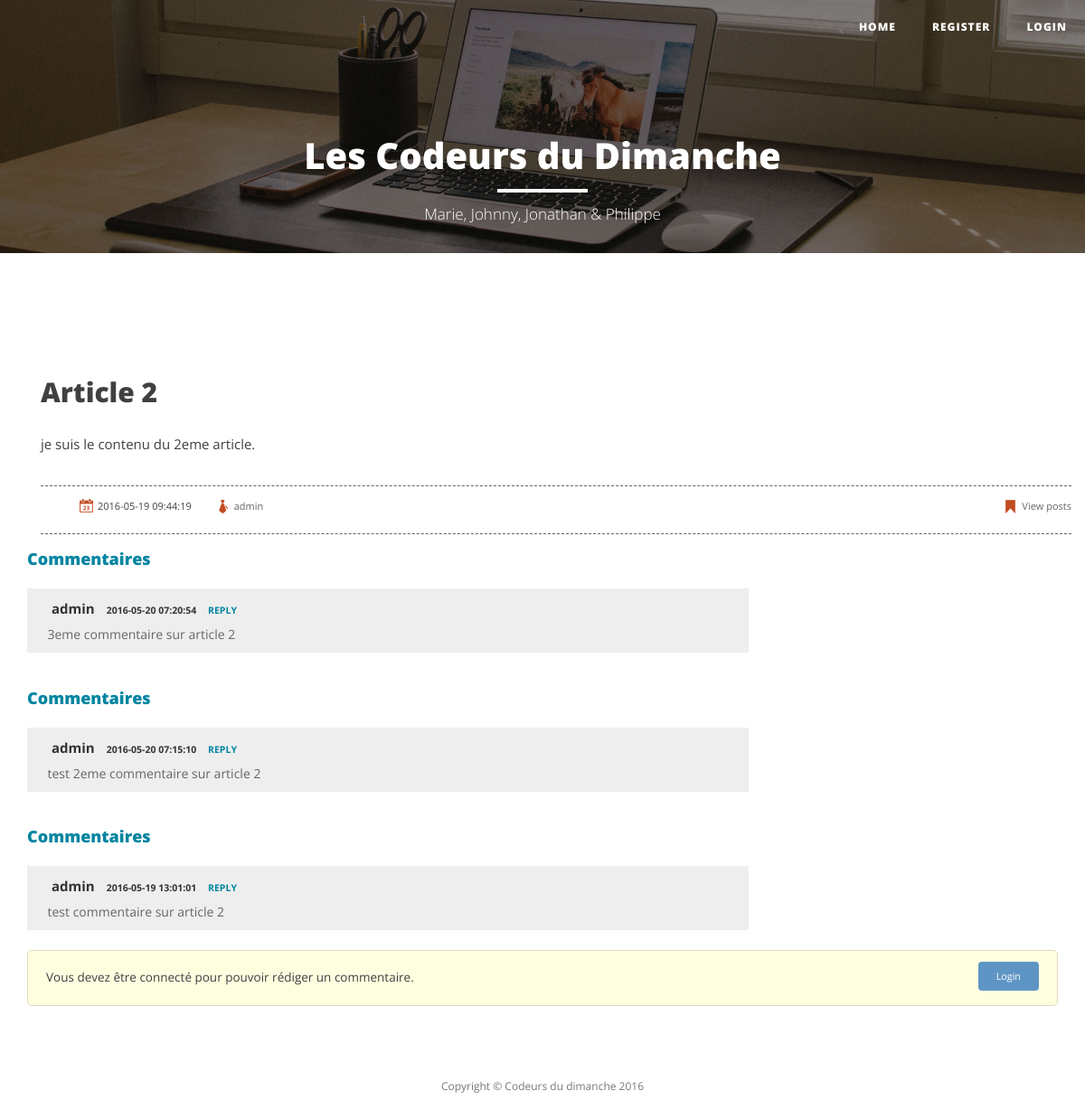
The page /index.php?page=article&id=2 on the database its author committed.
### tables this page shows
CREATE TABLE IF NOT EXISTS `articles` (
  `id` int(10) unsigned NOT NULL AUTO_INCREMENT,
  `titre` varchar(255) NOT NULL,
  `contenu` varchar(1023) NOT NULL,
  `date` timestamp NOT NULL DEFAULT CURRENT_TIMESTAMP,
  `auteur` int(11) NOT NULL,
  PRIMARY KEY (`id`)
);

CREATE TABLE IF NOT EXISTS `users` (
  `id` int(10) unsigned NOT NULL AUTO_INCREMENT,
  `login` varchar(15) NOT NULL,
  `email` varchar(63) NOT NULL,
  `password` varchar(255) NOT NULL,
  `date` timestamp NOT NULL DEFAULT CURRENT_TIMESTAMP,
  `role` tinyint(1) NOT NULL DEFAULT '0',
  PRIMARY KEY (`id`)
);

CREATE TABLE IF NOT EXISTS `commentaires` (
  `id` int(10) unsigned NOT NULL AUTO_INCREMENT,
  `contenu` varchar(1023) NOT NULL,
  `auteur` int(11) NOT NULL,
  `date` timestamp NOT NULL DEFAULT CURRENT_TIMESTAMP,
  `id_article` int(11) NOT NULL,
  PRIMARY KEY (`id`)
);

### apps/content.php (called while the page is built)
<?php
require('views/content.phtml');
?>

### apps/skel.php (called while the page is built)
<?php
require('views/skel.phtml');
?>

### index.php (called while the page is built, shortened)
<?php
require('apps/skel.php');
?>

### apps/commentaires.php (called while the page is built)
<?php
	require('views/commentaires.phtml');
?>

### views/commentaires.phtml (the view, shortened to what this page needs)
<div class="comment-grid-top">
	<h3>Commentaires</h3>
	<div class="comments-top-top" id="">
		<div class="top-comment-right">
			<ul>
				<li><span class="left-at"><?=$commentaires_auteur?></span></li>
				<li><span class="right-at"><?=$commentaires_date?></span></li>
				<li><a class="reply" href="#">REPLY</a></li>
			</ul>
			<p><?=$commentaires_contenu?></p>
		</div>
		<div class="clearfix"> </div>
	</div>
</div>

### apps/article.php (shortened to what this page needs)
<?php
if (isset($_GET['id']))
{
	$id = intval($_GET['id']);
	$query = 'SELECT users.id AS users_id, articles.id AS articles_id,
	articles.titre, articles.contenu, articles.date AS articles_date,
	articles.auteur, users.login FROM articles INNER JOIN users ON articles.auteur = users.id';
	$res = mysqli_query($link, $query);
	while ($ligne = mysqli_fetch_assoc($res))
	{
		$titre = $ligne['titre'];
		$contenu = $ligne['contenu'];
		$date = $ligne['articles_date'];
		$auteur = $ligne['login'];
	}
	require('views/article.phtml');
	$query2 = 'SELECT commentaires.id AS commentaires_id, commentaires.contenu AS commentaires_contenu,
	commentaires.auteur AS commentaires_auteur, commentaires.date AS commentaires_date, commentaires.id_article,
	 users.id AS users_id, users.login AS users_login
	 FROM commentaires
	 INNER JOIN users ON commentaires.auteur = users.id
	 WHERE commentaires.id_article = '.$id.'
	 ORDER BY commentaires.date DESC';
	$res2 = mysqli_query($link, $query2);
	while ($ligne2 = mysqli_fetch_assoc($res2))
	{
		$commentaires_auteur = $ligne2['users_login'];
		$commentaires_contenu = $ligne2['commentaires_contenu'];
		$commentaires_date = $ligne2['commentaires_date'];
		require('apps/commentaires.php');
	}
}
?>

### views/article.phtml
<div class="container">
	<div class="row">
		<div class="col-lg-12 col-md-12">
		<div class="post-preview">
				<h2 class="post-title"><?=$titre?></h2>
			<p class="complete_article"><?=$contenu?></p>
		</div>
		</div>
	</div>
	<div class="artical-links">
			<ul>
				<li><small> </small><span><?=$date?></span></li>
				<li><a href="#"><small class="admin"> </small><span><?=$auteur?></span></a></li>
				<li><a href="#"><small class="posts"> </small><span>View posts</span></a></li>
			</ul>
	</div>
</div>

### public/css/style_single.css (style rules this page uses)
* { font-family: 'Open Sans', 'Helvetica Neue', Helvetica, Arial, sans-serif; }
.artical-links { padding: 10px 0px; border:1px dashed rgba(0, 0, 0, 0.61); border-left: none; margin-top: 5px; border-right: none; }
.artical-links ul li { display:inline-block; }
.artical-links ul li:last-child { float:right; }
.artical-links ul li a span { vertical-align:top; }
.artical-links ul li small { background:url(../images/img-sprite.png)no-repeat -18px -90px; width: 20px; height: 20px; display: inline-block; margin-right:3px; vertical-align: middle; }
.artical-links ul li small.admin { background-position:-48px -90px; }
.artical-links ul li small.posts { background-position:-101px -90px; }
.artical-links ul li a { color: #666; padding-left: 20px; }
.comment-grid-top h3,.artical-commentbox h3 { color: #0085a1; text-transform: capitalize; padding-top: 1em; margin: 0; font-size: 1.2em; font-family: 'Open Sans', 'Helvetica Neue', Helvetica, Arial, sans-serif; }
.top-comment-right { float: left; width:84%; margin-left:1em; }
.top-comment-right ul { padding: 0; margin: 0; }
.top-comment-right ul li { display: inline-block; color: #333; padding: 0.3em; font-weight: 700; }
.top-comment-right ul li a { text-decoration: none; font-size: 0.7em; color: #0085a1; transition: 0.5s all; -webkit-transition: 0.5s all; -o-transition: 0.5s all; -moz-transition: 0.5s all; -ms-transition: 0.5s all; }
.top-comment-right p { color: #666; font-size: 14px; margin: 0; line-height: 1.8em; }
.top-comment-right ul li span.left-at { font-size: 1em; }
.top-comment-right ul li span.right-at { font-size: 0.7em; }
.comments-top-top { margin: 1.5em 0; background: #eee; padding: 0.5em; width: 70%; }
.artical-links ul li span { font-size: 11px; margin-top: 4px; display: inline-block; }

### public/css/style.css (style rules this page uses)
h3 { font-size: 20px; }
.complete_article { font-size: 15px; }

### rows shown on the page
articles: titre "Article 2", contenu "je suis le contenu du 2eme article.", date "2016-05-19 09:44:19"
users: login "admin"
commentaires: users.login "admin", date "2016-05-20 07:20:54", contenu "3eme commentaire sur article 2"
commentaires: users.login "admin", date "2016-05-20 07:15:10", contenu "test 2eme commentaire sur article 2"
commentaires: users.login "admin", date "2016-05-19 13:01:01", contenu "test commentaire sur article 2"
